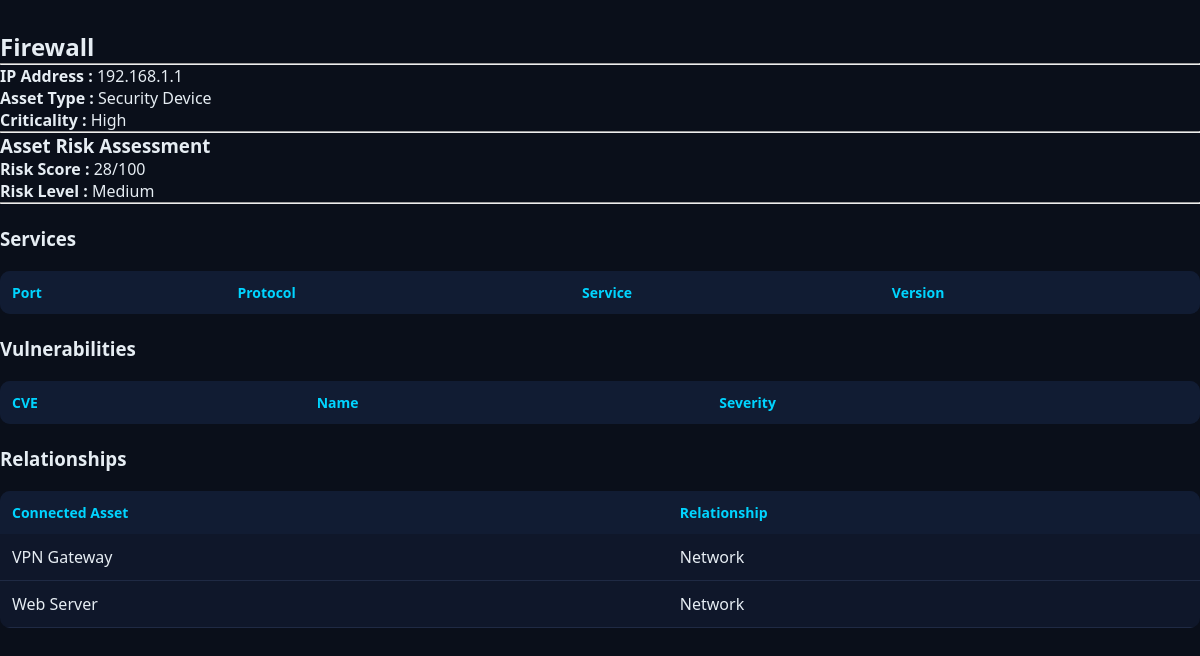
Page /asset/2 on the committed database.
### tables this page shows
CREATE TABLE assets(

        id INTEGER PRIMARY KEY AUTOINCREMENT,

        asset_name TEXT NOT NULL,

        ip_address TEXT NOT NULL,

        asset_type TEXT NOT NULL,

        criticality TEXT NOT NULL

    );

CREATE TABLE relationships(

        id INTEGER PRIMARY KEY AUTOINCREMENT,

        source_asset INTEGER NOT NULL,

        destination_asset INTEGER NOT NULL,

        relationship_type TEXT NOT NULL,

        FOREIGN KEY(source_asset)

        REFERENCES assets(id),

        FOREIGN KEY(destination_asset)

        REFERENCES assets(id)

    );

### app.py (the view)
@app.route("/asset/<int:asset_id>")
def asset_details(asset_id):
    details = AssetDetails()
    return render_template(
        "asset_details.html",
        asset=details.get_asset(asset_id),
        services=details.get_services(asset_id),
        vulnerabilities=details.get_vulnerabilities(asset_id),
        relationships=details.get_relationships(asset_id),
        risk=details.get_risk(asset_id)
    )

### modules/asset_details.py (called while the page is built)
    def get_asset(self, asset_id):
        connection = get_connection()
        cursor = connection.cursor()
        cursor.execute("""

        SELECT *

        FROM assets

        WHERE id=?

        """,
        (asset_id,))
        asset = cursor.fetchone()
        connection.close()
        return asset

    def get_services(self, asset_id):
        connection = get_connection()
        cursor = connection.cursor()
        cursor.execute("""

        SELECT *

        FROM services

        WHERE asset_id=?

        ORDER BY port

        """,
        (asset_id,))
        data = cursor.fetchall()
        connection.close()
        return data

    def get_vulnerabilities(self, asset_id):
        connection = get_connection()
        cursor = connection.cursor()
        cursor.execute("""

        SELECT *

        FROM vulnerabilities

        WHERE asset_id=?

        """,
        (asset_id,))
        data = cursor.fetchall()
        connection.close()
        return data

    def get_relationships(self, asset_id):
        connection = get_connection()
        cursor = connection.cursor()
        cursor.execute("""

        SELECT

            r.*,

            a.asset_name

        FROM relationships r

        JOIN assets a

        ON a.id=r.destination_asset

        WHERE r.source_asset=?

        """,
        (asset_id,))
        data = cursor.fetchall()
        connection.close()
        return data

    def get_risk(self, asset_id):
        engine = AssetRiskEngine()
        score = engine.calculate(asset_id)
        level = engine.get_level(score)
        return {
            "score": score,
            "level": level
        }

### modules/asset_risk_engine.py (called while the page is built)
    def get_level(self, score):
        if score <= 25:
            return "Low"
        elif score <= 50:
            return "Medium"
        elif score <= 75:
            return "High"
        else:
            return "Critical"

### modules/db.py (called while the page is built)
def get_connection():
    connection = sqlite3.connect(DATABASE_PATH)
    connection.row_factory = sqlite3.Row
    return connection

### templates/asset_details.html (shortened to what this page needs)
<!DOCTYPE html>
<html>
<head>
<link rel="stylesheet"
href="{{ url_for('static', filename='css/style.css') }}">
</head>
<body>
<div class="container">
<h2>{{ asset.asset_name }}</h2>
<hr>
<p><b>IP Address :</b> {{ asset.ip_address }}</p>
<p><b>Asset Type :</b> {{ asset.asset_type }}</p>
<p><b>Criticality :</b> {{ asset.criticality }}</p>
<hr>
<h3>Asset Risk Assessment</h3>
<p>
<b>Risk Score :</b>
{{ risk.score }}/100
</p>
<p>
<b>Risk Level :</b>
{{ risk.level }}
</p>
<hr>
<br>
<h3>Services</h3>
<table>
<tr>
<th>Port</th>
<th>Protocol</th>
<th>Service</th>
<th>Version</th>
</tr>
</table>
<br>
<h3>Vulnerabilities</h3>
<table>
<tr>
<th>CVE</th>
<th>Name</th>
<th>Severity</th>
</tr>
</table>
<br>
<h3>Relationships</h3>
<table>
<tr>
<th>Connected Asset</th>
<th>Relationship</th>
</tr>
{% for relationship in relationships %}
<tr>
<td>{{ relationship.asset_name }}</td>
<td>{{ relationship.relationship_type }}</td>
</tr>
{% endfor %}
</table>
</div>
</body>
</html>

### static/css/style.css (style rules this page uses)
* { margin: 0; padding: 0; box-sizing: border-box; }
body { background: #0a0f1a; color: #e6edf3; font-family: "Segoe UI", Tahoma, Geneva, Verdana, sans-serif; }
.container { margin-top: 30px; }
table { width: 100%; border-collapse: collapse; margin-top: 20px; background: #0f172a; border-radius: 10px; overflow: hidden; }
th { background: #111c33; color: #00d4ff; padding: 12px; text-align: left; font-size: 14px; }
td { padding: 12px; border-bottom: 1px solid #1f2a44; color: #e6edf3; }

### rows in the picture
assets: asset_name "Firewall", ip_address "192.168.1.1", asset_type "Security Device", criticality "High"
relationships: asset_name "VPN Gateway", relationship_type "Network"
relationships: asset_name "Web Server", relationship_type "Network"

### other values in the picture
{{ risk.score }} "28"
{{ risk.level }} "Medium"
